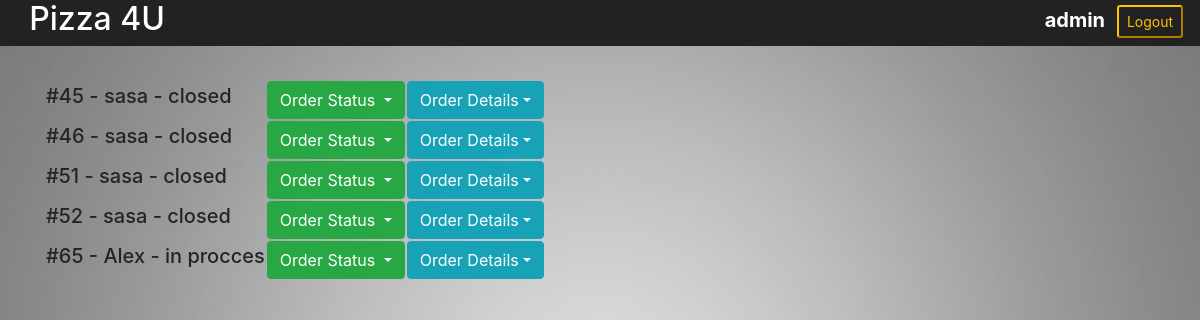
The page / (signed in) on the database its author committed.
### orders/models.py (models this page shows, shortened)
class Orders(models.Model):
	order_number = models.AutoField(primary_key=True)
	user = models.ForeignKey(User, on_delete=models.CASCADE)
	order_status = models.CharField(max_length=64, default='in basket')

### orders/views.py (the view)
# urls.py: path("", views.index, name="index"),
def index(request):
	if not request.user.is_authenticated:
		return render(request, "login.html", {"message": None, "user": None})
	all_orders = Orders.objects.exclude(order_status="in basket")
	order_details = OrderDetails.objects.exclude(order_number__order_status="in basket")
	context = {
		"menu_list": MenuPosition.objects.values_list(),\
		"user": request.user,\
		"total_cost": order_prise(request.user),\
		"all_orders": all_orders,\
		"order_details": order_details
	}
	return render(request,"index.html", context)

### orders/views.py (called while the page is built)
def order_prise(user_id):
	check_order(user_id)
	order_price = 0
	user_order = Orders.objects.filter(user_id=user_id, order_status="in basket").get()
	user_ord_numb = user_order.order_number
	order_list = OrderDetails.objects.filter(order_number=user_ord_numb)
	if user_order:
		for one_dish in order_list:
			if one_dish.dish_id.category != "Toppings":
				order_price += one_dish.price
	return order_price

def check_order(user_id):
	order_list_ = Orders.objects.filter(user_id=user_id, order_status="in basket").values()
	if len(order_list_) == 0:
		user_order = Orders(user=user_id, order_status="in basket")
		user_order.save()

### orders/templates/index.html (shortened to what this page needs)
<!DOCTYPE html>
<html>
    <head>
        {% load static %}
        <link rel="stylesheet" href="https://maxcdn.bootstrapcdn.com/bootstrap/4.1.3/css/bootstrap.min.css">
        <link rel="stylesheet" type="text/css" href="{% static 'styles.css' %}">
    </head>
    <body >
        <div class="main-header" style="z-index:99999999">
            <div class="grid-container">
                <div>
                    <h2 class='text-white text-right'><a style="color: white; margin-right: 5px" href="{% url 'index'  %}">Pizza 4U</a></h2>
                </div>
                <div>
                </div>
                {% if user %}
                        <div id = "username_in_head" class='text-white text-right font-weight-bold' style="font-size: larges; margin: 5px;margin-right: -15px" >{{user}}</div>
                        <div>
                            <a href="{% url 'logout' %}">
                                <button id = "btn_logout" style="margin: 5px; margin-right: -15px" type="button" class="btn-sm btn-outline-warning">Logout</button>
                            </a>
                        </div>
                {% endif %}
            </div>
        {% if user.is_superuser %}
            </div>
            <div class="container" style="margin-top: 80px">
                <table>
                    {% for order in all_orders %}
                        <tr height="35">
                            <td>
                                <h5 id="inline">#{{ order.order_number }} - {{ order.user }} - {{ order.order_status }}</h5>
                            </td>
                            <td>
                                <div class="dropdown" id="inline">
                                    <button type="button" class="btn btn-success dropdown-toggle" data-toggle="dropdown">
                                    Order Status
                                    </button>
                                </div>
                            </td>
                            <td>
                                <div class="dropdown" id="inline">
                                    <button type="button" class="btn btn-sml btn-info dropdown-toggle" data-toggle="dropdown">
                                    Order Details</button>
                                </div>
                            </td>
                        </tr>
                    {% endfor %}
                </table>
            </div>
        {% endif %}
    </body>
</html>

### orders/static/styles.css (style rules this page uses)
body { overflow: auto; background: url(./depositphotos_9218159-stock-photo-grey-background.jpg) no-repeat center center fixed; background-size: 120%; }
.main-header { position: fixed; top: 0; width: 100%; padding: 0px 10px; background: #222; }
.grid-container { display: grid; grid-template-columns: 160px auto 200px 100px; }
.grid-container > div, .grid-container2 > div { text-align: center; padding: 0px 0px; font-size: 20px; color: white; }

### rows shown on the page
Orders: order_number "45", user "sasa", order_status "closed"
Orders: order_number "46", user "sasa", order_status "closed"
Orders: order_number "51", user "sasa", order_status "closed"
Orders: order_number "52", user "sasa", order_status "closed"
Orders: order_number "65", user "Alex", order_status "in procces"

### other values the page prints
{{ user }} "admin"
